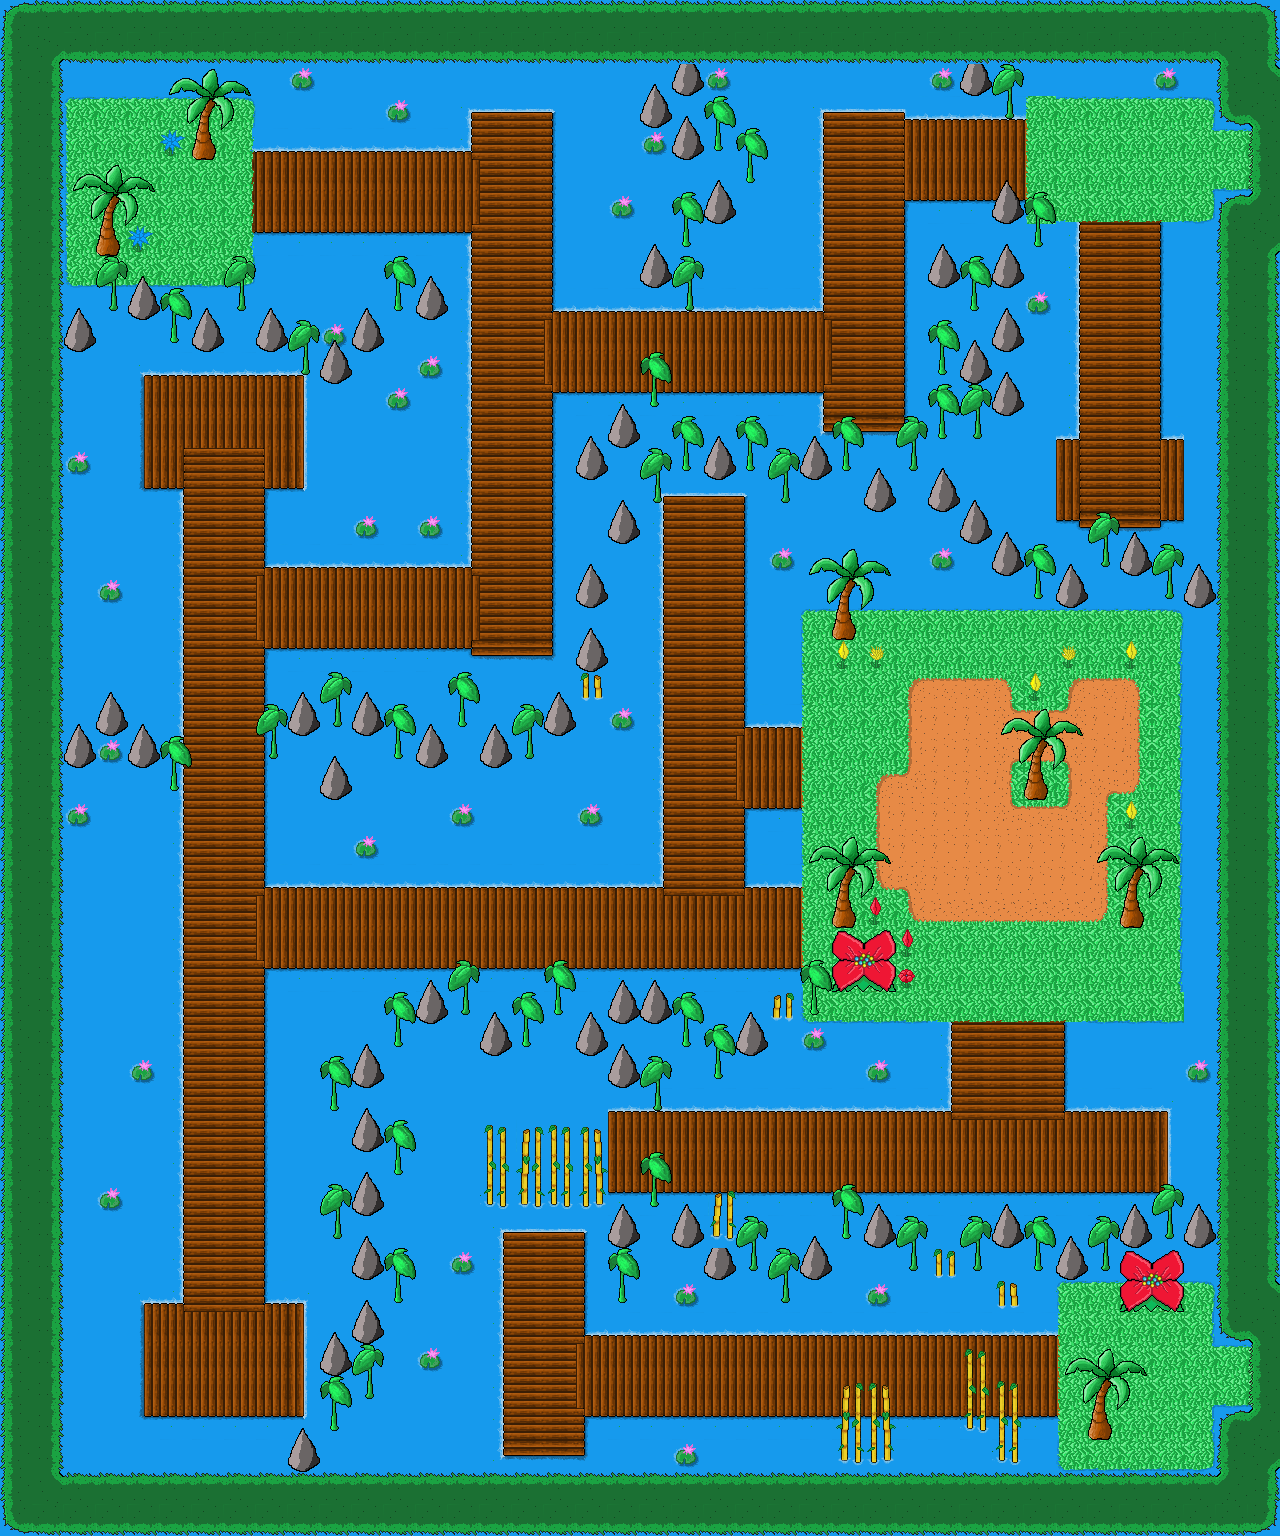

Tiled map render using the project's own tile images. Description and the map definition, with tile-layer contents summarised, below:
An orthogonal 40x48 tile map with 32x32 px tiles, 2 tile layers (Background, Foreground) and 88 objects (36x Penguin, 22x WaterPenguin, 8x PenguinJetpack, 4x BreakableRock, 3x TriggerEnemies, ...).

<map version="1.0" orientation="orthogonal" width="40" height="48" tilewidth="32" tileheight="32">
 <tileset firstgid="1" source="Jungle.tsx" />
 <layer name="Background" width="40" height="48">
  <data>[1920 cells, 1920 non-empty, 70 distinct tile ids]</data>
 </layer>
 <layer name="Foreground" width="40" height="48">
  <data>[1920 cells, 666 non-empty, 40 distinct tile ids]</data>
 </layer>
 <objectgroup name="Objects" width="40" height="48">
  <object name="Box0" type="Box" x="1103" y="461" width="40" height="40" />
  <object name="BoxHole0" type="BoxHole" x="1108" y="124" width="40" height="36">
   <properties>
    <property name="door" value="Spikes0" />
   </properties>
  </object>
  <object name="Spikes0" type="Spikes" x="990" y="133" width="41" height="39">
   <properties>
    <property name="respawn" value="top" />
   </properties>
  </object>
  <object name="BreakableRock0" type="BreakableRock" x="645" y="349" width="35" height="36" />
  <object name="BreakableRock1" type="BreakableRock" x="646" y="310" width="35" height="36" />
  <object name="Box1" type="Box" x="205" y="405" width="40" height="40" />
  <object name="Spikes1" type="Spikes" x="203" y="732" width="41" height="39">
   <properties>
    <property name="respawn" value="top" />
   </properties>
  </object>
  <object name="BoxHole1" type="BoxHole" x="131" y="172" width="40" height="36">
   <properties>
    <property name="door" value="Spikes1" />
   </properties>
  </object>
  <object name="BreakableRock3" type="BreakableRock" x="632" y="1110" width="35" height="36" />
  <object name="Heart0" type="Heart" x="679" y="511" width="22" height="17" />
  <object name="Heart1" type="Heart" x="718" y="511" width="22" height="17" />
  <object name="Life0" type="Life" x="211" y="1358" width="22" height="17" />
  <object name="BreakableRock2" type="BreakableRock" x="633" y="1157" width="35" height="36" />
  <object name="Penguin0" type="Penguin" x="1147" y="444" width="33" height="31" />
  <object name="Penguin0" type="Penguin" x="850" y="145" width="33" height="31">
   <properties>
    <property name="coop" value="" />
   </properties>
  </object>
  <object name="Penguin0" type="Penguin" x="1061" y="484" width="33" height="31">
   <properties>
    <property name="coop" value="" />
   </properties>
  </object>
  <object name="Penguin0" type="Penguin" x="1106" y="350" width="33" height="31">
   <properties>
    <property name="coop" value="" />
   </properties>
  </object>
  <object name="Penguin0" type="Penguin" x="791" y="333" width="33" height="31">
   <properties>
    <property name="coop" value="" />
   </properties>
  </object>
  <object name="Penguin0" type="Penguin" x="854" y="398" width="33" height="31" />
  <object name="Penguin0" type="Penguin" x="717" y="330" width="33" height="31" />
  <object name="TriggerEnemies0" type="TriggerEnemies" x="745" y="179" width="160" height="187">
   <properties>
    <property name="direction" value="1" />
    <property name="location" value="5" />
    <property name="number" value="2" />
    <property name="type" value="mosquito" />
   </properties>
  </object>
  <object name="PenguinJetpack0" type="PenguinJetpack" x="348" y="72" width="33" height="31">
   <properties>
    <property name="mode" value="2" />
   </properties>
  </object>
  <object name="PenguinJetpack0" type="PenguinJetpack" x="447" y="69" width="33" height="31">
   <properties>
    <property name="mode" value="2" />
   </properties>
  </object>
  <object name="TriggerEnemies1" type="TriggerEnemies" x="159" y="465" width="141" height="161">
   <properties>
    <property name="direction" value="4" />
    <property name="location" value="7" />
    <property name="number" value="3" />
    <property name="type" value="mosquito" />
   </properties>
  </object>
  <object name="TriggerEnemies2" type="TriggerEnemies" x="334" y="100" width="281" height="156">
   <properties>
    <property name="coop" value="" />
    <property name="direction" value="4" />
    <property name="location" value="1" />
    <property name="mode" value="2" />
    <property name="number" value="3" />
    <property name="type" value="mosquito" />
   </properties>
  </object>
  <object name="Penguin0" type="Penguin" x="182" y="176" width="33" height="31" />
  <object name="Penguin0" type="Penguin" x="133" y="237" width="33" height="31">
   <properties>
    <property name="coop" value="" />
   </properties>
  </object>
  <object name="Penguin0" type="Penguin" x="71" y="175" width="33" height="31" />
  <object name="Penguin0" type="Penguin" x="78" y="111" width="33" height="31">
   <properties>
    <property name="coop" value="" />
    <property name="mode" value="2" />
   </properties>
  </object>
  <object name="PenguinJetpack0" type="PenguinJetpack" x="276" y="573" width="33" height="31" />
  <object name="PenguinJetpack0" type="PenguinJetpack" x="360" y="450" width="33" height="31" />
  <object name="PenguinJetpack0" type="PenguinJetpack" x="506" y="617" width="33" height="31">
   <properties>
    <property name="coop" value="" />
   </properties>
  </object>
  <object name="PenguinJetpack0" type="PenguinJetpack" x="149" y="1378" width="33" height="31">
   <properties>
    <property name="coop" value="" />
   </properties>
  </object>
  </objectgroup>
 <objectgroup name="RespawnPoints" width="40" height="48">
  <!-- 2 objects omitted --></objectgroup>
</map>
<!-- 55 of 88 objects omitted -->
